Frame 1 (no input): blank canvas, image omitted
Frame 60 (the mouse pressed at the canvas centre just before this capture): blank canvas, image omitted
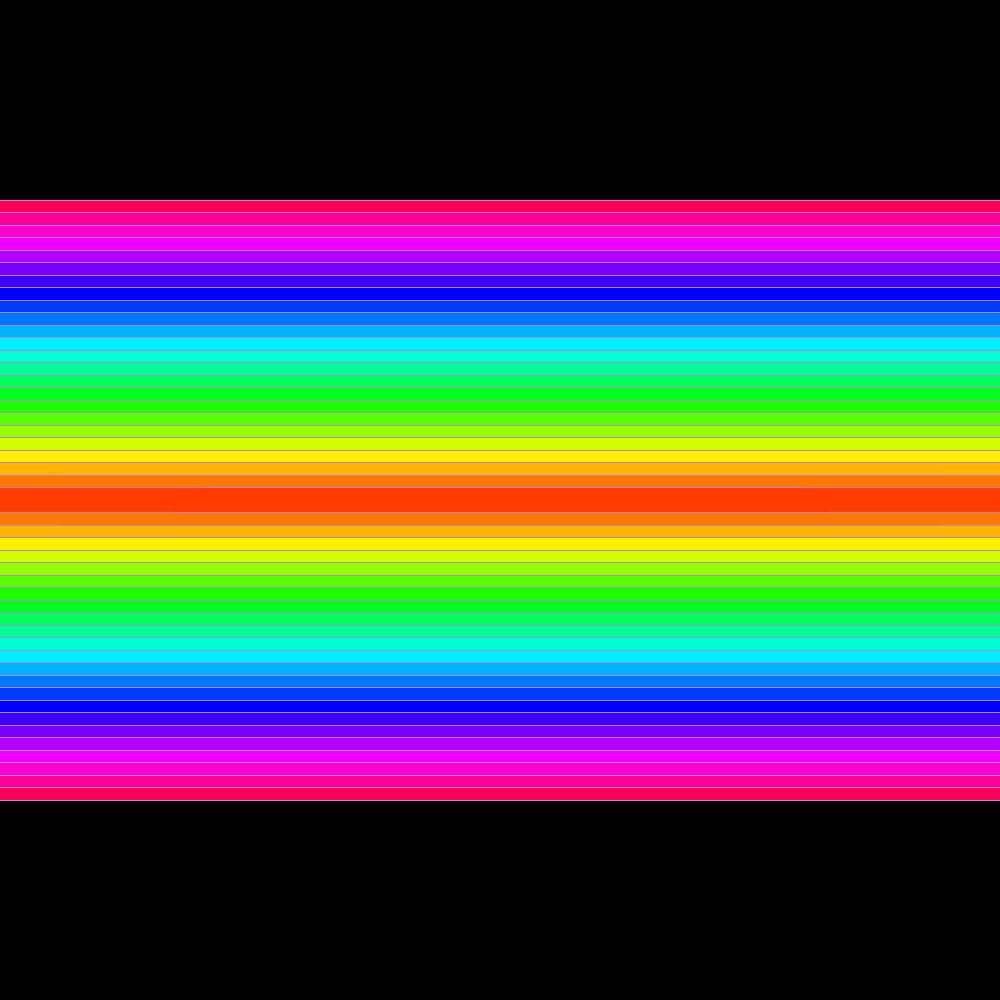
Frame 120 (the mouse held since frame 60 and released just before this capture)

The Processing sketch whose frames 1 and 60 were blank and that drew this single picture after the mouse press (run headless with seeded random() and noise(); from frame 60 on, the mouse is pressed at the canvas centre):

// Processing sketch: processing_185850
// ── processing_185850.pde

void setup(){
size(1000,1000);
background(0,0,0);
colorMode(HSB);
}
void draw(){
  
for(int i=600; i>0; i=i-25) {
  
 println(i);
 fill(i/2.5,255,255,mouseY);
 stroke(195,100,218,mouseX);
float del=mouseX/2;
 ellipse(width/2,height/2,(del*i),i);
}
}

 
